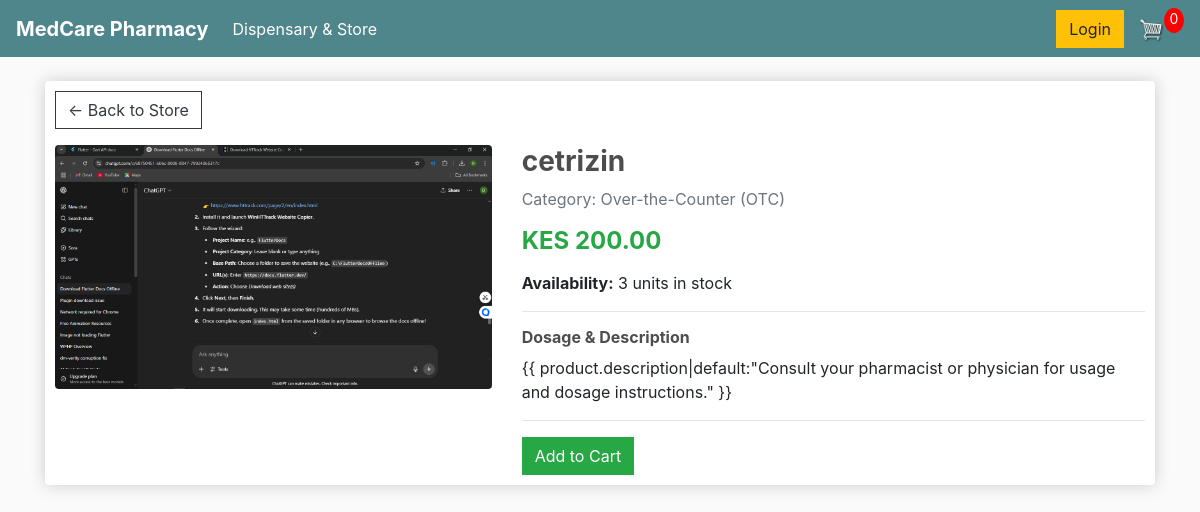
/product/1/, run on the app's committed database.
### store/models.py (models this page shows, shortened)
class Product(models.Model):
    CATEGORY_CHOICES = [
        ("OTC", "Over-the-Counter (OTC)"),
        ("PRESCRIPTION", "Prescription Medication"),
        ("FIRST_AID", "First Aid & Medical Supplies"),
        ("SUPPLEMENTS", "Vitamins & Supplements"),
        ("PERSONAL_CARE", "Personal & Baby Care"),
    ]
    name = models.CharField(max_length=200)
    price = models.DecimalField(max_digits=10, decimal_places=2)
    category = models.CharField(max_length=50, choices=CATEGORY_CHOICES, default="OTC")
    description = models.TextField(blank=True, null=True)
    stock_quantity = models.PositiveIntegerField(default=0)
    requires_prescription = models.BooleanField(default=False)
    digital = models.BooleanField(default=False, null=True, blank=True)
    image = models.ImageField(null=True, blank=True)

### store/views.py (the view)
# urls.py: path("product/<int:pk>/", views.product_detail, name="product_detail"),
def product_detail(request, pk):
    data = get_cart_data(request)
    product = get_object_or_404(Product, pk=pk)
    context = {
        "product": product,
        "cartItems": data["cartItems"],
    }
    return render(request, "store/product_detail.html", context)

### store/views.py (called while the page is built)
def get_cart_data(request):
    if request.user.is_authenticated:
        customer, _ = Customer.objects.get_or_create(
            user=request.user,
            defaults={"name": request.user.username, "email": request.user.email},
        )
        order, _ = Order.objects.get_or_create(customer=customer, complete=False)
        items = order.orderitem_set.all()
        cartItems = order.get_cart_items
    else:
        items = []
        order = {"get_cart_total": 0, "get_cart_items": 0}
        cartItems = 0
    return {"items": items, "order": order, "cartItems": cartItems}

### store/templates/store/product_detail.html (shortened to what this page needs)
{% extends "store/main.html" %}
{% load static %}
{% block content %}
<div class="box-element">
    <a class="btn btn-outline-dark mb-3" href="{% url 'store:store' %}">&#x2190; Back to Store</a>
    <div class="row">
        <div class="col-md-5">
            {% if product.image %}
            <img class="img-fluid rounded" src="{{ product.image.url }}" alt="{{ product.name }}">
            {% else %}
            <img class="img-fluid rounded" src="{% static 'store/img/placeholder.png' %}" alt="Placeholder">
            {% endif %}
        </div>
        <div class="col-md-7">
            <h3><strong>{{ product.name }}</strong></h3>
            <p class="text-muted mb-2">Category: {{ product.get_category_display }}</p>
            <h4 class="my-3 text-success"><strong>KES {{ product.price|floatformat:2 }}</strong></h4>
            <p><strong>Availability:</strong> {% if product.stock_quantity > 0 %}{{ product.stock_quantity }} units in
                stock{% else %}<span class="text-danger">Out of stock</span>{% endif %}</p>
            <hr>
            <h6><strong>Dosage & Description</strong></h6>
            <p>{{ product.description|default:"Consult your pharmacist or physician for usage and dosage instructions."
                }}</p>
            <hr>
            <button data-product="{{ product.id }}" data-action="add" class="btn btn-success update-cart">Add to
                Cart</button>
        </div>
    </div>
</div>
{% endblock content %}

### store/static/store/css/main.css (style rules this page uses)
body { background-color: hsl(0, 0%, 98%); }
h1, h2, h3, h4, h5, h6 { color: hsl(0, 0%, 30%); }
.box-element { box-shadow: hsl(0, 0%, 80%) 0 0 16px; background-color: #fff; border-radius: 4px; padding: 10px; }
.btn { border-radius: 0; }

### data on the page
Product: image (picture), name "cetrizin", category "Over-the-Counter (OTC)", price "200.00", stock_quantity "3"

### other printed values
{{ cartItems|default:0 }} "0"
